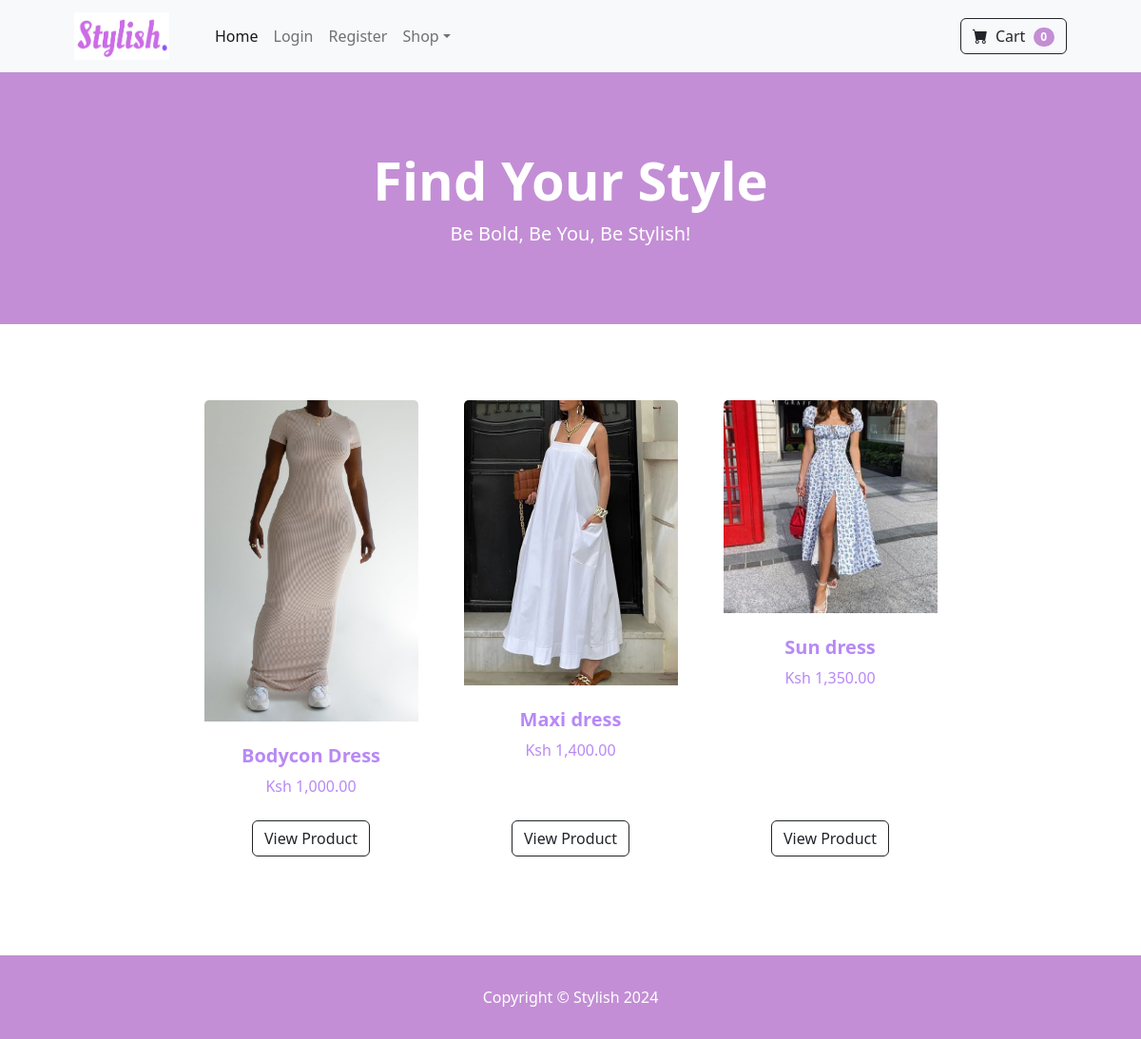
Screenshot of /category/Dresses with the database file from the repository.
### fashion/models.py (models this page shows, shortened)
class Product(models.Model):
    name = models.CharField(max_length=100)
    price = models.DecimalField(default=0, decimal_places=2, max_digits=10)
    category = models.ForeignKey(Category, on_delete=models.CASCADE, default=1)
    description  = models.CharField(max_length=300, default='', blank=True, null=True)
    image = models.ImageField(upload_to='uploads/product/')

### fashion/views.py (the view)
# urls.py: path("category/<str:foo>", views.category, name="category")
def category(request, foo):
    foo = foo.replace('-', ' ')
    try:
        category = Category.objects.get(name=foo)
        products = Product.objects.filter(category=category)
        return render(request, "fashion/category.html", {
            "products":  products,
            "category": category
        })
    except:
          messages.success(request, ("Ooops! The Category Is Not Available"))
          return redirect("home")

### cart/cart.py (called while the page is built)
    def __len__(self):
        return len(self.cart)

### cart/context_processors.py (called while the page is built)
def cart(request):
    return {"cart": Cart(request)}

### fashion/templates/fashion/category.html (shortened to what this page needs)
{% load static %}
    {% include "fashion/layout.html" %}
    <body>
        {% block body %}
        {% load static %}
        <header class="bg-purple py-5">
            <div class="container px-4 px-lg-5 my-5">
                <div class="text-center text-white">
                    <h1 class="display-4 fw-bolder">Find Your Style</h1>
                    <p class="lead fw-normal text-white-50 mb-0">Be Bold, Be You, Be Stylish!</p>
                </div>
            </div>
        </header>
        <section class="py-5">
            <div class="container px-4 px-lg-5 mt-5">
                <div class="row gx-4 gx-lg-5 row-cols-2 row-cols-md-3 row-cols-xl-4 justify-content-center">
                    {% for product in products %}
                    <div class="col mb-5">
                        <div class="card h-100">
                            <img class="card-img-top" src="{{ product.image.url }}" alt="..." />
                            <div class="card-body p-4">
                                <div class="text-center">
                                    <h5 class="fw-bolder">{{ product.name }}</h5>
                                    Ksh {{ product.price }}
                                </div>
                            </div>
                            <div class="card-footer p-4 pt-0 border-top-0 bg-transparent">
                                <div class="text-center"><a class="btn btn-outline-dark mt-auto" href="{% url 'product' product.id %}">View Product</a></div>
                            </div>
                        </div>
                    </div>
                    {% endfor %}
                           </div>
            </div>
        </section>
        {% include 'fashion/footer.html' %}
        {% endblock %}
    </body>

### rows the page displays
Product: image (picture), name "Bodycon Dress", price "1,000.00"
Product: image (picture), name "Maxi dress", price "1,400.00"
Product: image (picture), name "Sun dress", price "1,350.00"

### other values shown
{{ cart|length }} "0"
